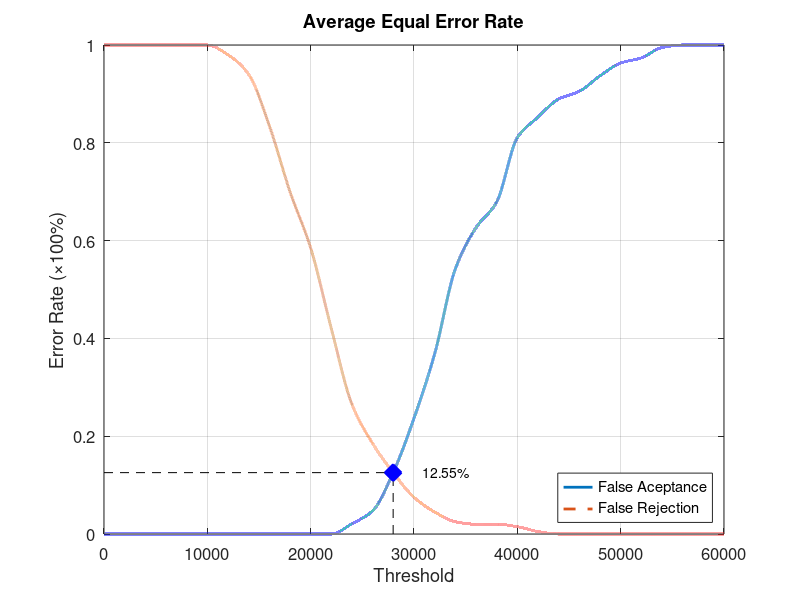
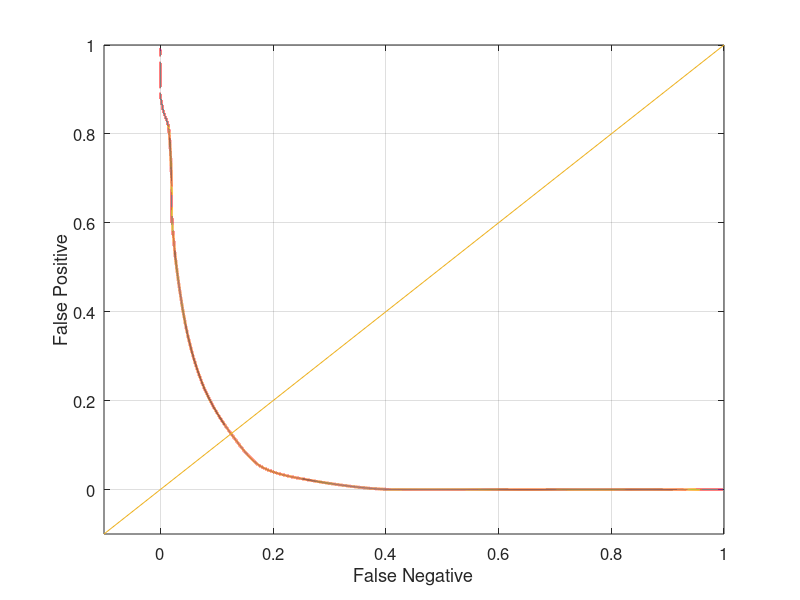

The MATLAB script that drew these images, in order:
function yEER = Database3_3
close all;
clear;
clc;
x = 0:2000:60000;
xq = 0:0.5:60000;

y0 = [0 0 0 0 0 0 0 0 0 0 0 0 0.0210526 0.0473684 0.126316 0.236842 0.368421 0.542105 0.626316 0.678947 0.810526 0.852632 0.889474 0.905263 0.936842 0.963158 0.973684 0.994737 1 1 1];
yy0 = interp1(x, y0, xq, 'pchip');
y1 = [1 1 1 1 1 1 0.98 0.94 0.835 0.7 0.585 0.42 0.265 0.185 0.125 0.075 0.045 0.025 0.02 0.02 0.015 0.005 0 0 0 0 0 0 0 0 0];
yy1 = interp1(x, y1, xq, 'pchip');

% Calculating EER: 
y2 = abs(y0 - y1);
find(y2 == min(y2))
yy2 = abs(yy0 - yy1);
xEER = find(yy2 == min(yy2));
xEERIndex = xq(xEER) % X-axis EER
yEER = yy0(xEER) % Y-axis EER

main = figure
plot(xq, yy0,'-','LineWidth', 2);	hold on
plot(xq, yy1,'--','LineWidth', 2);	hold on
plot([xEERIndex xEERIndex], [0 yEER], 'k--');	hold on
plot([0 xEERIndex], [yEER yEER], 'k--');	hold on
plot(xEERIndex, yEER, 'bx', 'LineWidth', 10);	hold on
text(xEERIndex + 10 * xEERIndex / 100, yEER, [num2str(round((10000 * yEER)) / 100) '%'])
legend('False Aceptance', 'False Rejection', 'Location', 'SouthEast')
xlabel('Threshold')
ylabel('Error Rate (\times100%)')
title('Average Equal Error Rate')
set(gca, 'FontSize', 12)
axis([0 60000 0 1])
grid on

print(main, 'Database3_3Main', '-dpng');
FNRxFPR = figure('Color', [1 1 1]);
plot(yy1, yy0, '-', yy1, yy0, 'LineWidth', 2);
hold on
y = -0.1:0.1:1
plot(y, y); 
set(gca, 'FontSize', 12)
xlabel('False Negative')
ylabel('False Positive')
axis([-0.1 1 -0.1 1])
set(gca, 'FontSize', 12)
grid on

print(FNRxFPR, 'Database3_3FNRxFPR','-dpng');
end
